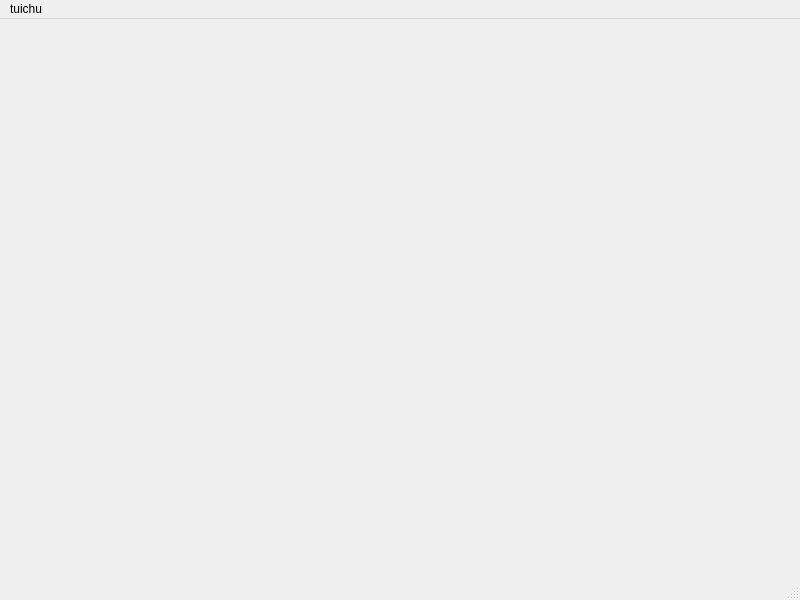
<?xml version="1.0" encoding="UTF-8"?>
<ui version="4.0">
 <class>MainWindow</class>
 <widget class="QMainWindow" name="MainWindow">
  <property name="geometry">
   <rect>
    <x>0</x>
    <y>0</y>
    <width>800</width>
    <height>600</height>
   </rect>
  </property>
  <property name="windowTitle">
   <string>MainWindow</string>
  </property>
  <widget class="QWidget" name="centralwidget"/>
  <widget class="QMenuBar" name="menubar">
   <property name="geometry">
    <rect>
     <x>0</x>
     <y>0</y>
     <width>800</width>
     <height>23</height>
    </rect>
   </property>
   <widget class="QMenu" name="menutuichu">
    <property name="title">
     <string>tuichu</string>
    </property>
   </widget>
   <addaction name="menutuichu"/>
  </widget>
  <widget class="QStatusBar" name="statusbar"/>
  <action name="actionExit">
   <property name="text">
    <string>Exit</string>
   </property>
  </action>
 </widget>
 <resources/>
 <connections/>
</ui>
